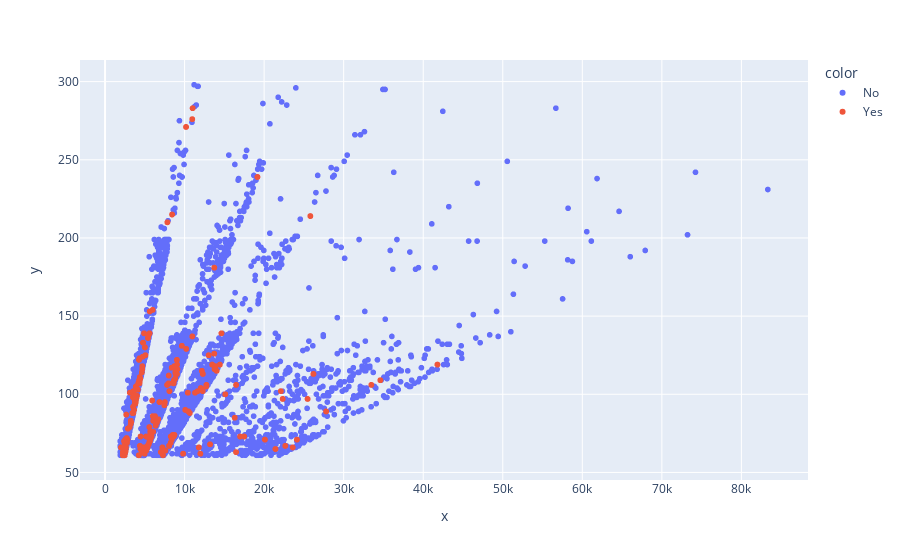

The notebook cell saved with this chart:
### Markdown cell above
### Customer Life Values and Monthly Premiums

### Code cell
import plotly.express as px
px.scatter(x=df['Customer Lifetime Value'] ,y=df['Monthly Premium Auto'], color = df['Response'])

### Figure 1 — Plotly figure (JSON) as saved in the notebook; plotly's stock layout.template omitted (floating-point values rounded to 4 significant figures; data arrays with more than 128 entries replaced by an {"elided": "..."} marker saying what was removed)
{"data": [{"hovertemplate": "color=No<br>x=%{x}<br>y=%{y}<extra></extra>", "legendgroup": "No", "marker": {"color": "#636efa", "symbol": "circle"}, "mode": "markers", "name": "No", "showlegend": true, "type": "scattergl", "x": {"elided": "7826 float values"}, "xaxis": "x", "y": {"elided": "7826 int values"}, "yaxis": "y"}, {"hovertemplate": "color=Yes<br>x=%{x}<br>y=%{y}<extra></extra>", "legendgroup": "Yes", "marker": {"color": "#EF553B", "symbol": "circle"}, "mode": "markers", "name": "Yes", "showlegend": true, "type": "scattergl", "x": {"elided": "1308 float values"}, "xaxis": "x", "y": {"elided": "1308 int values"}, "yaxis": "y"}], "layout": {"legend": {"title": {"text": "color"}, "tracegroupgap": 0}, "margin": {"t": 60}, "xaxis": {"anchor": "y", "domain": [0, 1], "title": {"text": "x"}}, "yaxis": {"anchor": "x", "domain": [0, 1], "title": {"text": "y"}}}}
